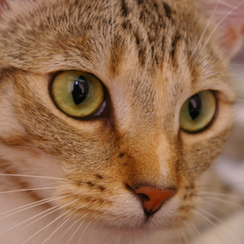
#> input picture data/cat.png, 244 x 244 px, shrunk from 512 x 512 before the run
$ python step1.py
#> lines starting #> are read from the running program, lines starting #| are printed output that depends on the picture
import cv2
import numpy as np
import matplotlib.pyplot as plt
import os
from pathlib import Path


BASE_DIR = Path(__file__).resolve().parent.parent

input_path = BASE_DIR / "data" / "cat.png"
output_dir = BASE_DIR / "results"

image_bgr = cv2.imread(str(input_path), cv2.IMREAD_COLOR)
#> image_bgr is the input picture: shape (244, 244, 3); mean B, G, R 79.7, 108.9, 148.2

if image_bgr is None:
    raise FileNotFoundError("Input image not found!")

image_rgb = cv2.cvtColor(image_bgr, cv2.COLOR_BGR2RGB)


rgb = image_rgb.astype(np.float64) / 255.0

R = rgb[:, :, 0]
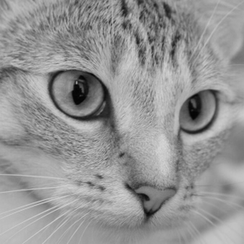
#> R: shape (244, 244) float64; min 0.0118, max 0.839, mean 0.581
G = rgb[:, :, 1]
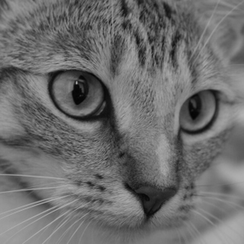
#> G: shape (244, 244) float64; min 0.0196, max 0.698, mean 0.427
B = rgb[:, :, 2]


# -----------------------------------
# 2. RGB to YCbCr
# -----------------------------------

Y = 0.299 * R + 0.587 * G + 0.114 * B

Cb = (B - Y) / 1.772 + 0.5
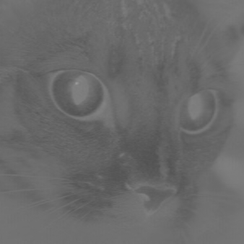
#> Cb: shape (244, 244) float64; min 0.322, max 0.611, mean 0.417

Cr = (R - Y) / 1.402 + 0.5
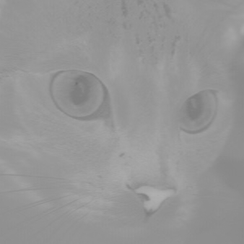
#> Cr: shape (244, 244) float64; min 0.441, max 0.688, mean 0.586


# -----------------------------------
# 3. YCbCr to RGB
# -----------------------------------

R_rec = Y + 1.402 * (Cr - 0.5)

B_rec = Y + 1.772 * (Cb - 0.5)
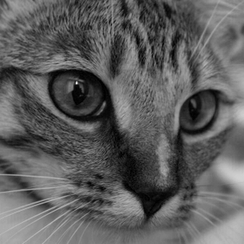
#> B_rec: shape (244, 244) float64; min -4.16e-17, max 0.843, mean 0.313; drawn with min black and max white

G_rec = (
    Y - 0.299 * R_rec - 0.114 * B_rec
) / 0.587


# -----------------------------------
# 4. Clip reconstructed RGB
# -----------------------------------

rgb_rec = np.stack(
    [R_rec, G_rec, B_rec],
    axis=2
)

rgb_rec = np.clip(rgb_rec, 0.0, 1.0)
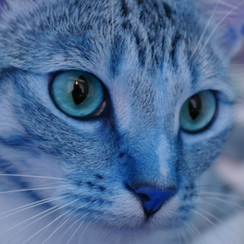
#> rgb_rec: shape (244, 244, 3) float64; mean of channels 0, 1, 2 0.581, 0.427, 0.313; drawn as B, G, R


# Convert to uint8.
image_rec = np.rint(rgb_rec * 255).astype(np.uint8)


# -----------------------------------
# 5. Calculate MSE and PSNR
# -----------------------------------

original = image_rgb.astype(np.float64)

reconstructed = image_rec.astype(np.float64)

mse = np.mean((original - reconstructed) ** 2)
#> mse = 0

if mse == 0:
    psnr = float("inf")
else:
    psnr = 10 * np.log10((255 ** 2) / mse)


print("MSE:", mse)
#| MSE: 0.0
print("PSNR:", psnr, "dB")


# -----------------------------------
# 6. Save output images
# -----------------------------------

def save_gray_channel(channel, filename):

#> called with filename = 'stage1/Y.png'
    channel_uint8 = np.rint(
        np.clip(channel, 0.0, 1.0) * 255
    ).astype(np.uint8)

    cv2.imwrite(
        str(output_dir / filename),
        channel_uint8
    )


save_gray_channel(Y, "stage1/Y.png")
save_gray_channel(Cb, "stage1/Cb.png")
save_gray_channel(Cr, "stage1/Cr.png")


# Save reconstructed RGB image.
cv2.imwrite(
    str(output_dir / "stage1/reconstructed.png"),
    cv2.cvtColor(image_rec, cv2.COLOR_RGB2BGR)
)


# -----------------------------------
# 7. Display results
# -----------------------------------

fig, axes = plt.subplots(2, 3, figsize=(14, 9))

axes[0, 0].imshow(image_rgb)
axes[0, 0].set_title("Original RGB")

axes[0, 1].imshow(Y, cmap="gray", vmin=0, vmax=1)
axes[0, 1].set_title("Y - Luminance")

axes[0, 2].imshow(Cb, cmap="gray", vmin=0, vmax=1)
axes[0, 2].set_title("Cb - Chrominance")

axes[1, 0].imshow(Cr, cmap="gray", vmin=0, vmax=1)
axes[1, 0].set_title("Cr - Chrominance")

axes[1, 1].imshow(image_rec)
axes[1, 1].set_title("Reconstructed RGB")

axes[1, 2].imshow(
    np.abs(image_rgb.astype(np.int16) -
           image_rec.astype(np.int16)),
    cmap="gray"
)
axes[1, 2].set_title("Absolute Difference")

for ax in axes.flat:
    ax.axis("off")

plt.tight_layout()

plt.savefig(
    output_dir / "stage1/stage1_results.png",
    dpi=150
)
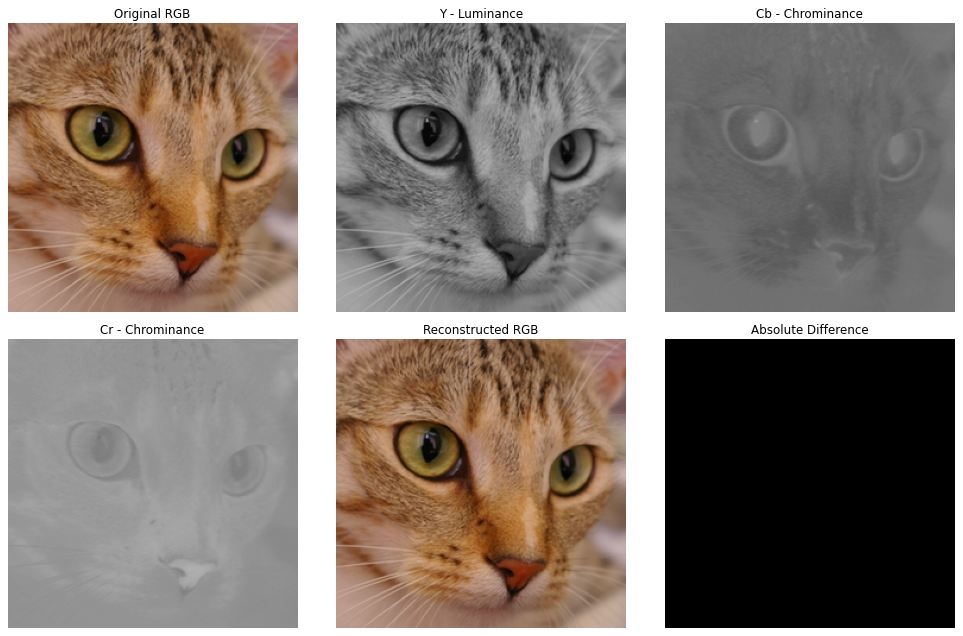
#> figure drawn by matplotlib, 6 panels

plt.show()

$ run again, with data/image1_astronaut.png copied over data/cat.png
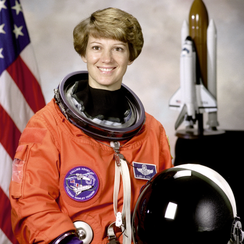
#> input picture data/image1_astronaut.png, 244 x 244 px, shrunk from 512 x 512 before the run
#> image_bgr is the input picture: shape (244, 244, 3); mean B, G, R 96.5, 105.8, 141.6
#> `Cr = (R - Y) / 1.402 + 0.5`:
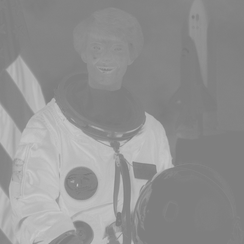
#> Cr: shape (244, 244) float64; min 0.476, max 0.797, mean 0.573
#> `rgb_rec = np.stack( [R_rec, G_rec, B_rec], axis=2 )`:
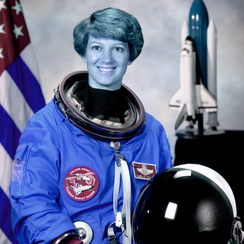
#> rgb_rec: shape (244, 244, 3) float64; mean of channels 0, 1, 2 0.555, 0.415, 0.378; drawn with min black and max white
#> mse = 0
#| MSE: 0.0

$ run again, with data/image2_coffee.png copied over data/cat.png
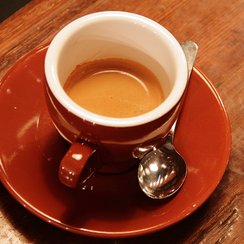
#> input picture data/image2_coffee.png, 244 x 244 px, shrunk from 512 x 512 before the run
#> image_bgr is the input picture: shape (244, 244, 3); mean B, G, R 46.6, 77.8, 153.3
#> `Cr = (R - Y) / 1.402 + 0.5`:
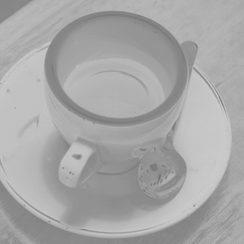
#> Cr: shape (244, 244) float64; min 0.438, max 0.796, mean 0.658
#> `rgb_rec = np.stack( [R_rec, G_rec, B_rec], axis=2 )`:
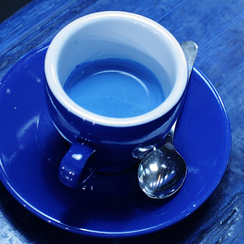
#> rgb_rec: shape (244, 244, 3) float64; mean of channels 0, 1, 2 0.601, 0.305, 0.183; drawn with min black and max white
#> mse = 0
#| MSE: 0.0
